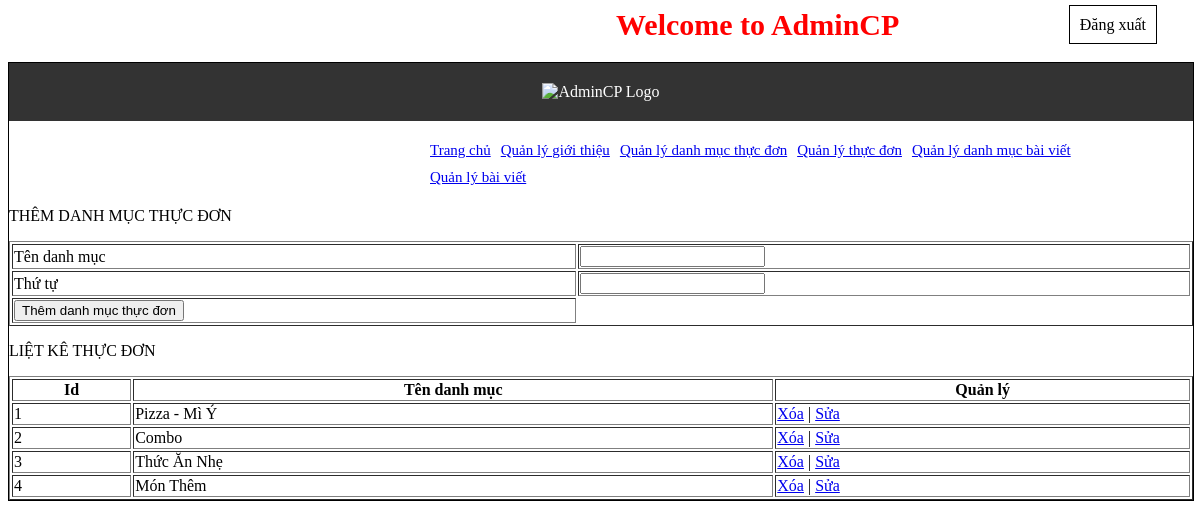
The page /web_mysqli/admincp/index.php?action=quanlydanhmucsp&query=them (signed in) on the database its author committed.
### tables this page shows
CREATE TABLE `tbl_danhmuc` (
  `id_danhmuc` int(11) NOT NULL,
  `tendanhmuc` varchar(100) NOT NULL,
  `thutu` int(11) NOT NULL
);

### web_mysqli/admincp/modules/quanlydanhmuc/lietke.php (the view)
<?php
    $sql_lietke_danhmucsp = "SELECT * FROM tbl_danhmuc ORDER BY thutu DESC";
    $query_lietke_danhmucsp = mysqli_query($mysqli,$sql_lietke_danhmucsp);
?>
<p>LIỆT KÊ THỰC ĐƠN</p>
<table style='width:100%' border="1" style="border-collapse: collapse">
    <tr>
      <th>Id</th>
      <th>Tên danh mục</th>
      <th>Quản lý</th>
    </tr>
    <?php
        $i = 0;
        while($row = mysqli_fetch_array($query_lietke_danhmucsp)){
            $i++;
            ?>
                <tr>
                <td><?php echo $i ?></td>
                <td><?php echo $row['tendanhmuc'] ?></td>
                <td>
                    <a href="modules/quanlydanhmuc/xuly.php?iddanhmuc=<?php
                    echo $row['id_danhmuc'] ?>">Xóa</a> |
                    <a href="?action=quanlydanhmucsp&query=sua&iddanhmuc=<?php
                    echo $row['id_danhmuc'] ?>">Sửa</a>
                </td>
                </tr>
            <?php
        }
    ?>
</table>

### rows shown on the page
tbl_danhmuc: tendanhmuc "Pizza - Mì Ý"
tbl_danhmuc: tendanhmuc "Combo"
tbl_danhmuc: tendanhmuc "Thức Ăn Nhẹ"
tbl_danhmuc: tendanhmuc "Món Thêm"
